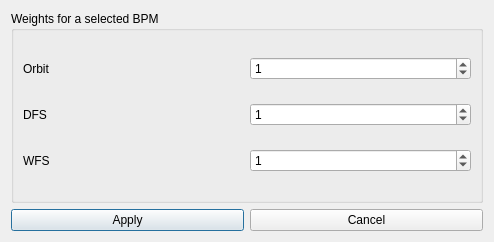
<?xml version="1.0" encoding="UTF-8"?>
<ui version="4.0">
 <class>WeightsForm</class>
 <widget class="QDialog" name="WeightsForm">
  <property name="geometry">
   <rect>
    <x>0</x>
    <y>0</y>
    <width>494</width>
    <height>242</height>
   </rect>
  </property>
  <property name="windowTitle">
   <string>BPM weights</string>
  </property>
  <layout class="QVBoxLayout" name="verticalLayout">
   <item>
    <widget class="QGroupBox" name="groupBox">
     <property name="title">
      <string>Weights for a selected BPM</string>
     </property>
     <layout class="QGridLayout" name="gridLayout">
      <item row="2" column="1">
       <widget class="QDoubleSpinBox" name="w_wfs">
        <property name="decimals">
         <number>0</number>
        </property>
        <property name="minimum">
         <double>0.000000000000000</double>
        </property>
        <property name="maximum">
         <double>100.000000000000000</double>
        </property>
        <property name="singleStep">
         <double>0.100000000000000</double>
        </property>
        <property name="value">
         <double>1.000000000000000</double>
        </property>
       </widget>
      </item>
      <item row="1" column="1">
       <widget class="QDoubleSpinBox" name="w_dfs">
        <property name="decimals">
         <number>0</number>
        </property>
        <property name="minimum">
         <double>0.000000000000000</double>
        </property>
        <property name="maximum">
         <double>100.000000000000000</double>
        </property>
        <property name="singleStep">
         <double>0.100000000000000</double>
        </property>
        <property name="value">
         <double>1.000000000000000</double>
        </property>
       </widget>
      </item>
      <item row="1" column="0">
       <widget class="QLabel" name="label_dfs">
        <property name="text">
         <string>DFS</string>
        </property>
       </widget>
      </item>
      <item row="0" column="1">
       <widget class="QDoubleSpinBox" name="w_orbit">
        <property name="decimals">
         <number>0</number>
        </property>
        <property name="minimum">
         <double>0.000000000000000</double>
        </property>
        <property name="maximum">
         <double>100.000000000000000</double>
        </property>
        <property name="singleStep">
         <double>0.100000000000000</double>
        </property>
        <property name="value">
         <double>1.000000000000000</double>
        </property>
       </widget>
      </item>
      <item row="0" column="0">
       <widget class="QLabel" name="label_orbit">
        <property name="text">
         <string>Orbit</string>
        </property>
       </widget>
      </item>
      <item row="2" column="0">
       <widget class="QLabel" name="label_wfs">
        <property name="text">
         <string>WFS</string>
        </property>
       </widget>
      </item>
     </layout>
    </widget>
   </item>
   <item>
    <layout class="QHBoxLayout" name="buttonsLayout">
     <item>
      <widget class="QPushButton" name="button_apply">
       <property name="text">
        <string>Apply</string>
       </property>
      </widget>
     </item>
     <item>
      <widget class="QPushButton" name="button_cancel">
       <property name="text">
        <string>Cancel</string>
       </property>
      </widget>
     </item>
    </layout>
   </item>
  </layout>
 </widget>
 <resources/>
 <connections/>
</ui>
